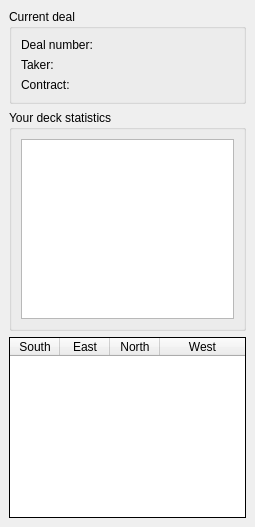
<?xml version="1.0" encoding="UTF-8"?>
<ui version="4.0">
 <class>infosDock</class>
 <widget class="QDockWidget" name="infosDock">
  <property name="geometry">
   <rect>
    <x>0</x>
    <y>0</y>
    <width>255</width>
    <height>527</height>
   </rect>
  </property>
  <property name="windowTitle">
   <string>Informations</string>
  </property>
  <widget class="QWidget" name="dockWidgetContents">
   <layout class="QGridLayout" name="gridLayout_2">
    <item row="0" column="0">
     <widget class="QGroupBox" name="groupBox">
      <property name="title">
       <string>Current deal</string>
      </property>
      <layout class="QGridLayout" name="gridLayout_3">
       <item row="0" column="0">
        <layout class="QHBoxLayout" name="horizontalLayout">
         <item>
          <widget class="QLabel" name="label">
           <property name="text">
            <string>Deal number:</string>
           </property>
          </widget>
         </item>
         <item>
          <widget class="QLabel" name="donneVar">
           <property name="text">
            <string/>
           </property>
          </widget>
         </item>
        </layout>
       </item>
       <item row="1" column="0">
        <layout class="QHBoxLayout" name="horizontalLayout_2">
         <item>
          <widget class="QLabel" name="label_2">
           <property name="text">
            <string>Taker:</string>
           </property>
          </widget>
         </item>
         <item>
          <widget class="QLabel" name="preneurVar">
           <property name="text">
            <string/>
           </property>
          </widget>
         </item>
        </layout>
       </item>
       <item row="2" column="0">
        <layout class="QHBoxLayout" name="horizontalLayout_3">
         <item>
          <widget class="QLabel" name="label_3">
           <property name="text">
            <string>Contract: </string>
           </property>
          </widget>
         </item>
         <item>
          <widget class="QLabel" name="contratVar">
           <property name="text">
            <string/>
           </property>
          </widget>
         </item>
        </layout>
       </item>
      </layout>
     </widget>
    </item>
    <item row="1" column="0">
     <widget class="QGroupBox" name="groupBox_2">
      <property name="title">
       <string>Your deck statistics</string>
      </property>
      <layout class="QGridLayout" name="gridLayout">
       <item row="0" column="0">
        <widget class="QPlainTextEdit" name="statsEdit">
         <property name="readOnly">
          <bool>true</bool>
         </property>
         <property name="plainText">
          <string/>
         </property>
        </widget>
       </item>
      </layout>
     </widget>
    </item>
    <item row="2" column="0">
     <widget class="QTableWidget" name="tableWidget">
      <property name="enabled">
       <bool>true</bool>
      </property>
      <property name="frameShape">
       <enum>QFrame::Box</enum>
      </property>
      <property name="frameShadow">
       <enum>QFrame::Plain</enum>
      </property>
      <property name="editTriggers">
       <set>QAbstractItemView::NoEditTriggers</set>
      </property>
      <property name="selectionMode">
       <enum>QAbstractItemView::SingleSelection</enum>
      </property>
      <property name="selectionBehavior">
       <enum>QAbstractItemView::SelectRows</enum>
      </property>
      <property name="rowCount">
       <number>0</number>
      </property>
      <attribute name="horizontalHeaderVisible">
       <bool>true</bool>
      </attribute>
      <attribute name="horizontalHeaderDefaultSectionSize">
       <number>50</number>
      </attribute>
      <attribute name="horizontalHeaderMinimumSectionSize">
       <number>20</number>
      </attribute>
      <attribute name="horizontalHeaderShowSortIndicator" stdset="0">
       <bool>false</bool>
      </attribute>
      <attribute name="horizontalHeaderStretchLastSection">
       <bool>true</bool>
      </attribute>
      <attribute name="verticalHeaderDefaultSectionSize">
       <number>20</number>
      </attribute>
      <attribute name="verticalHeaderMinimumSectionSize">
       <number>20</number>
      </attribute>
      <column>
       <property name="text">
        <string>South</string>
       </property>
      </column>
      <column>
       <property name="text">
        <string>East</string>
       </property>
      </column>
      <column>
       <property name="text">
        <string>North</string>
       </property>
      </column>
      <column>
       <property name="text">
        <string>West</string>
       </property>
      </column>
     </widget>
    </item>
   </layout>
  </widget>
 </widget>
 <resources/>
 <connections/>
</ui>
